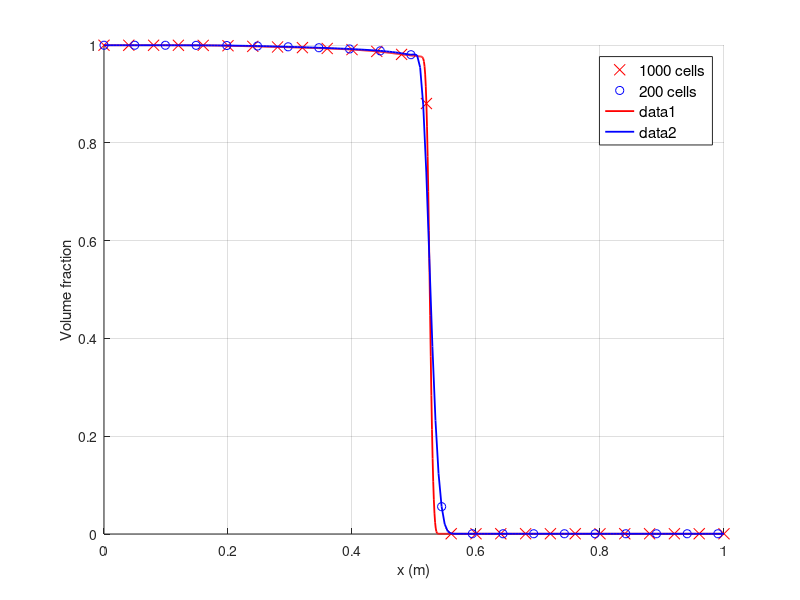
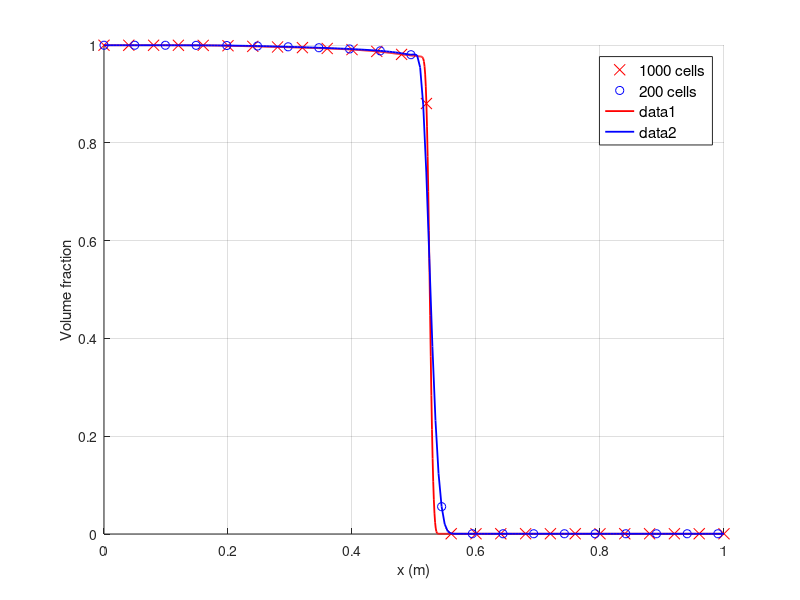
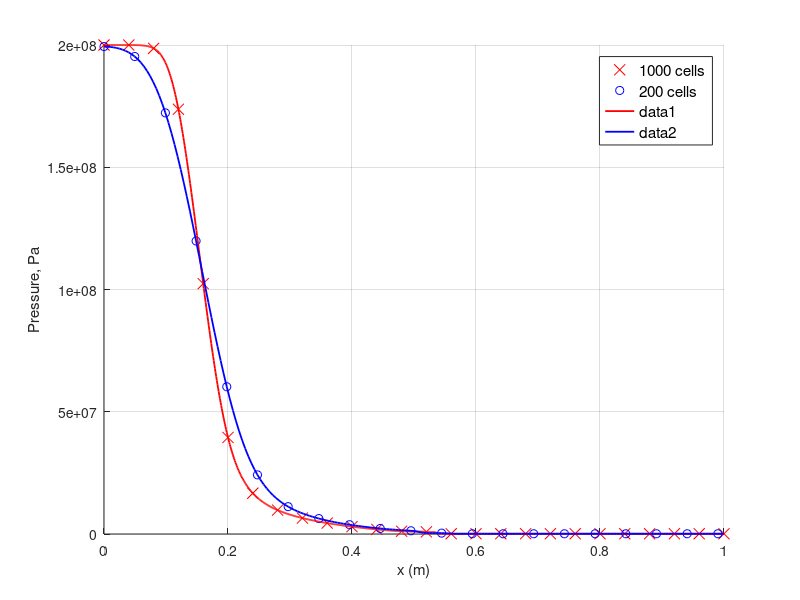
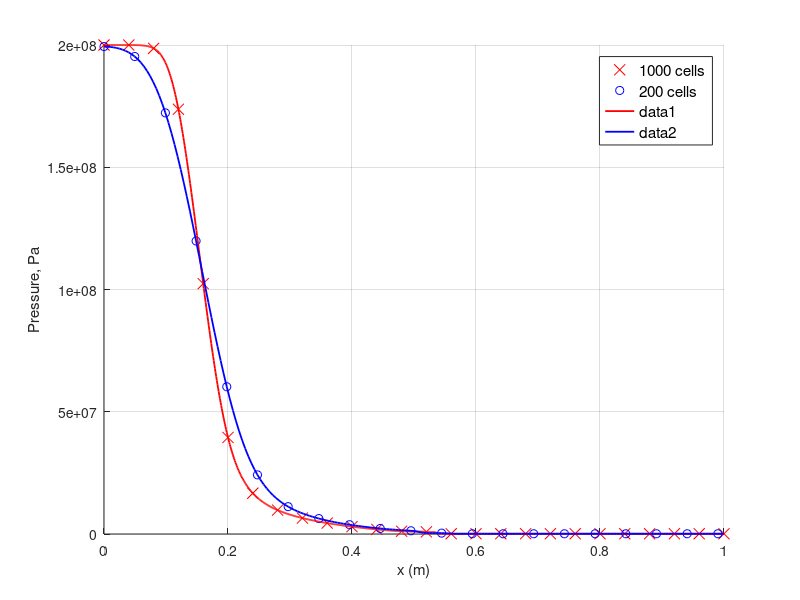

These figures' MATLAB source, in order:
clear all; close all; clc;

% 1 alpha_liquid	
% 2 alpha_vapor	
% 3 density_liquid	
% 4 density_vapor	
% 5 pressure_liquid	
% 6 pressure_vapor	
% 7 velocity_liquid	
% 8 velocity_vapor	
% 9 visc_max_liq_aux	
%10 visc_max_vap_aux	
%11 beta_max_aux	
%12 vtkValidPointMask	
%13 arc_length	
%14 Points:0	
%15 Points:1	
%16 Points:2

A = csvread('200_1000cells.csv',1,0);
[n ~]=size(A);
freqA=1:40:n;
B = csvread('200_200cells.csv',1,0);
[n ~]=size(B);
freqB=1:10:n;

%%%%%%%%%%%%%%%% alpha liquid
figure; hold on;
i=1;
plot(A(freqA,14),A(freqA,i),'xr','MarkerSize',8);
plot(B(freqB,14),B(freqB,i),'ob','MarkerSize',6);
leg=char('1000 cells'); leg=char(leg,'200 cells'); h_legend=legend(leg);set(h_legend,'FontSize',11);
plot(A(:,14)    ,A(:,i)    ,'r-','LineWidth',1.3); 
plot(B(:,14)    ,B(:,i)    ,'b-','LineWidth',1.3); 
grid on; xlabel('x (m)');
ylabel('Volume fraction');
hold off;
print('Nearly_pure_alpha_compare','-dpng')
print('Nearly_pure_alpha_compare','-depsc')
%%%%%%%%%%%%%%%% pressure liquid
figure; hold on;
i=5;
plot(A(freqA,14),A(freqA,i),'xr','MarkerSize',8);
plot(B(freqB,14),B(freqB,i),'ob','MarkerSize',6);
leg=char('1000 cells'); leg=char(leg,'200 cells'); h_legend=legend(leg);set(h_legend,'FontSize',11);
plot(A(:,14)    ,A(:,i)    ,'r-','LineWidth',1.3); 
plot(B(:,14)    ,B(:,i)    ,'b-','LineWidth',1.3); 
grid on; xlabel('x (m)');
ylabel('Pressure, Pa');
hold off;
print('Nearly_pure_pressure_compare','-dpng')
print('Nearly_pure_pressure_compare','-depsc')
%%%%%%%%%%%%%%%% velocity liquid
figure; hold on;
i=7;
plot(A(freqA,14),A(freqA,i),'xr','MarkerSize',8);
plot(B(freqB,14),B(freqB,i),'ob','MarkerSize',6);
leg=char('1000 cells'); leg=char(leg,'200 cells'); h_legend=legend(leg);set(h_legend,'FontSize',11);
plot(A(:,14)    ,A(:,i)    ,'r-','LineWidth',1.3); 
plot(B(:,14)    ,B(:,i)    ,'b-','LineWidth',1.3); 
grid on; xlabel('x (m)');
ylabel('Velocity, m/s');
hold off;
print('Nearly_pure_velocity_compare','-dpng')
print('Nearly_pure_velocity_compare','-depsc')

%%%%%%%%%%%%%%%% density liquid
figure; hold on;
i=3;
plot(A(freqA,14),A(freqA,i),'xr','MarkerSize',8);
plot(B(freqB,14),B(freqB,i),'ob','MarkerSize',6);
leg=char('1000 cells'); leg=char(leg,'200 cells'); h_legend=legend(leg);set(h_legend,'FontSize',11);
plot(A(:,14)    ,A(:,i)    ,'r-','LineWidth',1.3); 
plot(B(:,14)    ,B(:,i)    ,'b-','LineWidth',1.3); 
grid on; xlabel('x (m)');
ylabel('Density, kg/m^3');
hold off;
print('Nearly_pure_density_liq_compare','-dpng')
print('Nearly_pure_density_liq_compare','-depsc')
%%%%%%%%%%%%%%%% density vapor
figure; hold on;
i=4;
plot(A(freqA,14),A(freqA,i),'xr','MarkerSize',8);
plot(B(freqB,14),B(freqB,i),'ob','MarkerSize',6);
leg=char('1000 cells'); leg=char(leg,'200 cells'); h_legend=legend(leg);set(h_legend,'FontSize',11);
plot(A(:,14)    ,A(:,i)    ,'r-','LineWidth',1.3); 
plot(B(:,14)    ,B(:,i)    ,'b-','LineWidth',1.3); 
grid on; xlabel('x (m)');
ylabel('Density, kg/m^3');
hold off;
print('Nearly_pure_density_vap_compare','-dpng')
print('Nearly_pure_density_vap_compare','-depsc')


%%%%%%%%%%%%%%%%%%%%%%%%%%%%%%
return

%%%%%%%%%%%%%%%% alpha liquid/vapor
figure; hold on;
i=1;
plot(A(:,14),A(:,i),'r-','LineWidth',1.3); 
i=2;
plot(A(:,14),A(:,i),'b-','LineWidth',1.3); 
leg=char('liquid'); leg=char(leg,'gas');h_legend=legend(leg);set(h_legend,'FontSize',11);
grid on; xlabel('x (m)');
ylabel('Volume fraction');
hold off
print('Nearly_pure_alpha_1000cells','-dpng')
print('Nearly_pure_alpha_1000cells','-depsc')
%%%%%%%%%%%%%%%% pressure liquid/vapor
figure; hold on;
i=5;
plot(A(freqA,14),A(freqA,i),'xr','MarkerSize',8);
i=6;
plot(A(freqA,14),A(freqA,i),'ob','MarkerSize',6);
i=5;
plot(A(:,14),A(:,i),'r-','LineWidth',1.3); 
i=6;
plot(A(:,14),A(:,i),'b-','LineWidth',1.3); 
leg=char('liquid'); leg=char(leg,'gas');h_legend=legend(leg);set(h_legend,'FontSize',11);
grid on; xlabel('x (m)');
ylabel('Pressure, Pa');
hold off
print('Nearly_pure_pressure_1000cells','-dpng')
print('Nearly_pure_pressure_1000cells','-depsc')
%%%%%%%%%%%%%%%% velocity liquid/vapor
figure; hold on;
i=7;
plot(A(freqA,14),A(freqA,i),'xr','MarkerSize',8);
i=8;
plot(A(freqA,14),A(freqA,i),'ob','MarkerSize',6);
i=7;
plot(A(:,14),A(:,i),'r-','LineWidth',1.3); 
i=8;
plot(A(:,14),A(:,i),'b-','LineWidth',1.3); 
leg=char('liquid'); leg=char(leg,'gas');h_legend=legend(leg);set(h_legend,'FontSize',11);
grid on; xlabel('x (m)');
ylabel('Velocity, m/s');
axis tight
hold off
print('Nearly_pure_velocity_1000cells','-dpng')
print('Nearly_pure_velocity_1000cells','-depsc')
%%%%%%%%%%%%%%%% density liquid/vapor
figure; hold on;
i=3;
plot(A(freqA,14),A(freqA,i),'xr','MarkerSize',8);
i=4;
plot(A(freqA,14),A(freqA,i),'ob','MarkerSize',6);
i=3;
plot(A(:,14),A(:,i),'r-','LineWidth',1.3); 
i=4;
plot(A(:,14),A(:,i),'b-','LineWidth',1.3); 
leg=char('liquid'); leg=char(leg,'gas');h_legend=legend(leg);set(h_legend,'FontSize',11);
grid on; xlabel('x (m)');
ylabel('Density, kg/m^3');
axis tight
hold off
print('Nearly_pure_density_1000cells','-dpng')
print('Nearly_pure_density_1000cells','-depsc')
%%%%%%%%%%%%%%%% viscosity liquid/vapor
figure; hold on;
i=9;
plot(A(freqA,14),A(freqA,i),'xr','MarkerSize',8);
i=10;
plot(A(freqA,14),A(freqA,i),'ob','MarkerSize',6);
i=11;
plot(A(freqA,14),A(freqA,i),'sk','MarkerSize',6);
i=9;
plot(A(:,14),A(:,i),'r-','LineWidth',1.3); 
i=10;
plot(A(:,14),A(:,i),'b-','LineWidth',1.3); 
i=11;
plot(A(:,14),A(:,i),'k-','LineWidth',1.3); 
leg=char('liquid'); leg=char(leg,'gas'); leg=char(leg,'vol. frac.'); h_legend=legend(leg);set(h_legend,'FontSize',11);
grid on; xlabel('x (m)');
ylabel('Viscosity');
axis tight
hold off
print('Nearly_pure_viscosity_1000cells','-dpng')
print('Nearly_pure_viscosity_1000cells','-depsc')
